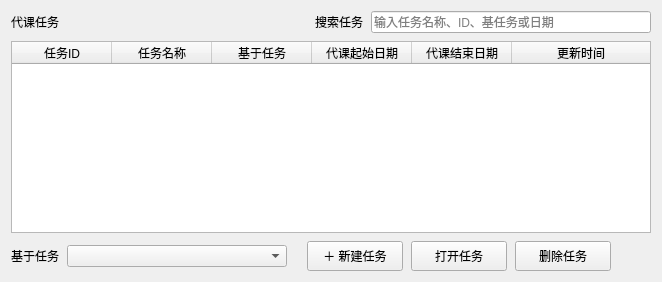
<?xml version="1.0" encoding="UTF-8"?>
<ui version="4.0">
 <class>TaskTab</class>
 <widget class="QWidget" name="taskTab">
  <layout class="QVBoxLayout" name="mainLayout">
   <property name="spacing">
    <number>8</number>
   </property>
   <item>
    <layout class="QHBoxLayout" name="taskHeaderLayout">
     <item>
      <widget class="QLabel" name="taskListLabel">
       <property name="text">
        <string>代课任务</string>
       </property>
      </widget>
     </item>
     <item>
      <spacer name="taskHeaderSpacer">
       <property name="orientation">
        <enum>Qt::Horizontal</enum>
       </property>
       <property name="sizeHint" stdset="0">
        <size>
         <width>40</width>
         <height>20</height>
        </size>
       </property>
      </spacer>
     </item>
     <item>
      <widget class="QLabel" name="taskSearchLabel">
       <property name="text">
        <string>搜索任务</string>
       </property>
      </widget>
     </item>
     <item>
      <widget class="QLineEdit" name="taskSearchEdit">
       <property name="minimumSize">
        <size>
         <width>280</width>
         <height>0</height>
        </size>
       </property>
       <property name="placeholderText">
        <string>输入任务名称、ID、基任务或日期</string>
       </property>
       <property name="clearButtonEnabled">
        <bool>true</bool>
       </property>
      </widget>
     </item>
    </layout>
   </item>
   <item>
    <widget class="QTableWidget" name="taskTable">
     <property name="alternatingRowColors">
      <bool>true</bool>
     </property>
     <property name="editTriggers">
      <set>QAbstractItemView::NoEditTriggers</set>
     </property>
     <property name="selectionMode">
      <enum>QAbstractItemView::SingleSelection</enum>
     </property>
     <property name="selectionBehavior">
      <enum>QAbstractItemView::SelectRows</enum>
     </property>
     <attribute name="horizontalHeaderStretchLastSection">
      <bool>true</bool>
     </attribute>
     <column>
      <property name="text">
       <string>任务ID</string>
      </property>
     </column>
     <column>
      <property name="text">
       <string>任务名称</string>
      </property>
     </column>
     <column>
      <property name="text">
       <string>基于任务</string>
      </property>
     </column>
     <column>
      <property name="text">
       <string>代课起始日期</string>
      </property>
     </column>
     <column>
      <property name="text">
       <string>代课结束日期</string>
      </property>
     </column>
     <column>
      <property name="text">
       <string>更新时间</string>
      </property>
     </column>
    </widget>
   </item>
   <item>
    <layout class="QHBoxLayout" name="actionsLayout">
     <item>
      <widget class="QLabel" name="baseTaskLabel">
       <property name="text">
        <string>基于任务</string>
       </property>
      </widget>
     </item>
     <item>
      <widget class="QComboBox" name="baseTaskCombo">
       <property name="minimumSize">
        <size>
         <width>220</width>
         <height>0</height>
        </size>
       </property>
      </widget>
     </item>
     <item>
      <spacer name="buttonGapSpacer">
       <property name="orientation">
        <enum>Qt::Horizontal</enum>
       </property>
       <property name="sizeHint" stdset="0">
        <size>
         <width>12</width>
         <height>20</height>
        </size>
       </property>
      </spacer>
     </item>
     <item>
     <widget class="QPushButton" name="newTaskButton">
       <property name="minimumSize">
        <size>
         <width>96</width>
         <height>30</height>
        </size>
       </property>
       <property name="text">
         <string>＋ 新建任务</string>
       </property>
      </widget>
     </item>
     <item>
     <widget class="QPushButton" name="openTaskButton">
       <property name="minimumSize">
        <size>
         <width>96</width>
         <height>30</height>
        </size>
       </property>
       <property name="text">
        <string>打开任务</string>
       </property>
      </widget>
     </item>
     <item>
     <widget class="QPushButton" name="deleteTaskButton">
       <property name="minimumSize">
        <size>
         <width>96</width>
         <height>30</height>
        </size>
       </property>
       <property name="text">
        <string>删除任务</string>
       </property>
      </widget>
     </item>
     <item>
      <spacer name="actionsStretchSpacer">
       <property name="orientation">
        <enum>Qt::Horizontal</enum>
       </property>
       <property name="sizeHint" stdset="0">
        <size>
         <width>40</width>
         <height>20</height>
        </size>
       </property>
       <property name="sizeType">
        <enum>QSizePolicy::Expanding</enum>
       </property>
      </spacer>
     </item>
    </layout>
   </item>
  </layout>
 </widget>
 <resources/>
 <connections/>
</ui>
